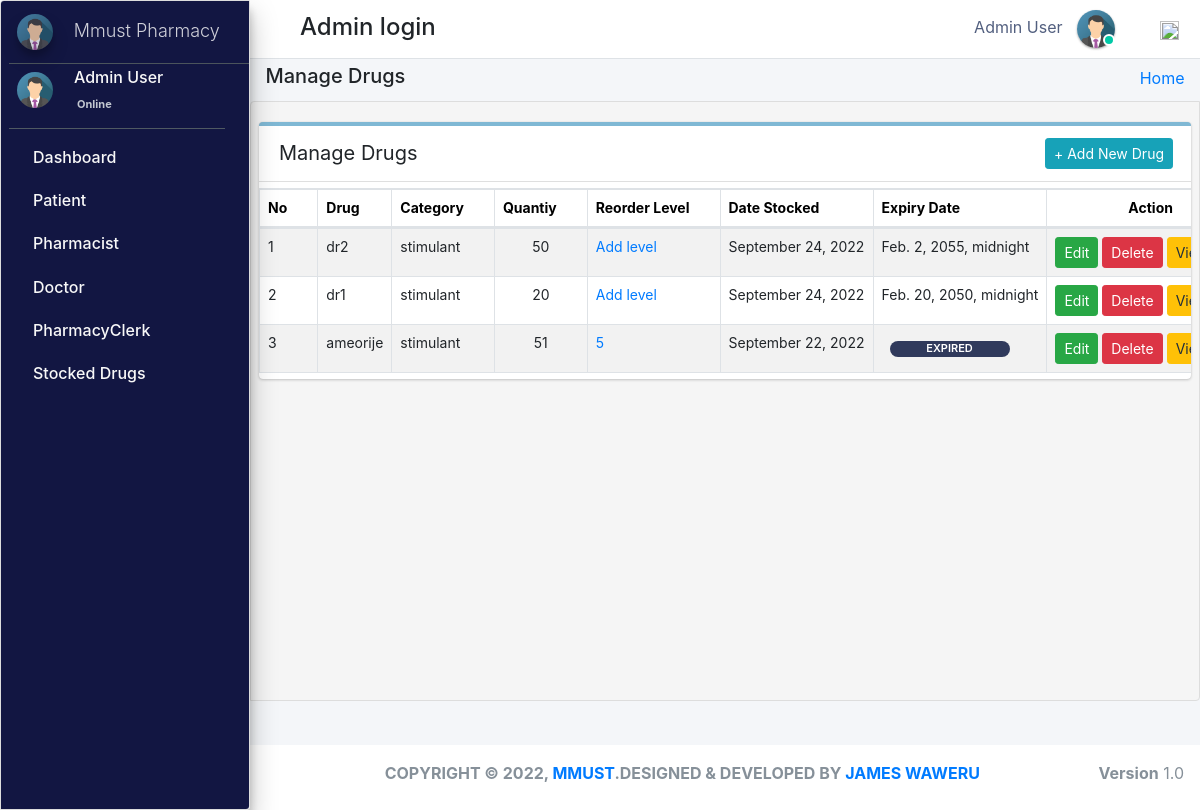
The page /admin_user/manage_stock/ (signed in) on the database as committed earlier.
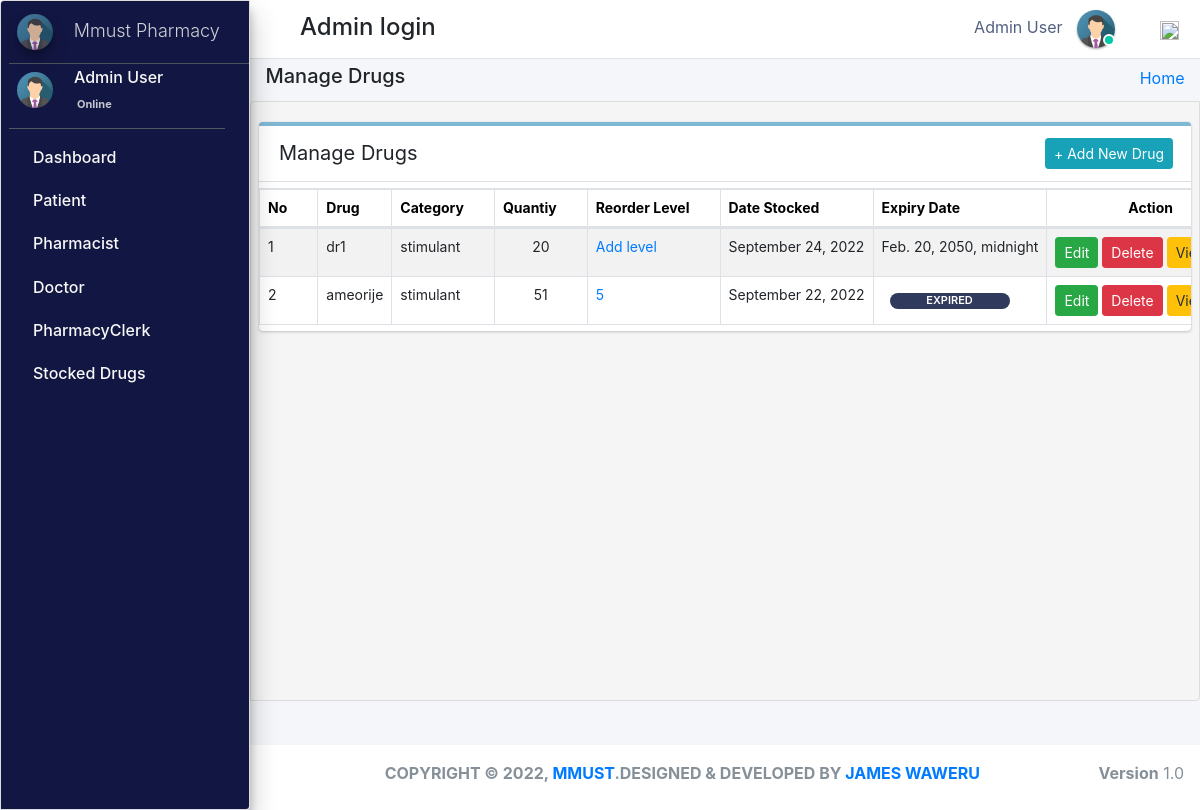
The same page on the database as committed later.
### pharmacy/models.py (models this page shows, shortened)
class Stock(models.Model):
    category = models.ForeignKey(Category,null=True,on_delete=models.CASCADE,blank=True)
    drug_imprint=models.CharField(max_length=6 ,blank=True, null=True)
    drug_name = models.CharField(max_length=50, blank=True, null=True)
    drug_color = models.CharField(max_length=50, blank=True, null=True)
    drug_shape = models.CharField(max_length=50, blank=True, null=True)
    quantity = models.IntegerField(default='0', blank=True, null=True)
    receive_quantity = models.IntegerField(default='0', blank=True, null=True)
    reorder_level = models.IntegerField(default='0', blank=True, null=True)
    manufacture= models.CharField(max_length=50, blank=True, null=True)
    last_updated = models.DateTimeField(auto_now_add=False, auto_now=True)
    timestamp = models.DateTimeField(auto_now_add=True, auto_now=False)
    drug_strength= models.CharField(max_length=10, blank=True, null=True)
    valid_from = models.DateTimeField(blank=True, null=True,default=timezone.now)
    valid_to = models.DateTimeField(blank=False, null=True)
    drug_description=models.TextField(blank=True,max_length=1000,null=True)
    drug_pic=models.ImageField(default="images2.png",null=True,blank=True)
    objects = ExpiredManager()

class Category(models.Model):
    name = models.CharField(max_length=50, blank=False, null=True)
    def __str__(self):
        return str(self.name)

### pharmacy/HODViews.py (the view)
# urls.py: path('admin_user/manage_stock/',HODViews.manageStock,name='manage_stock'),
def manage_stock(request):
    stocks = Stock.objects.all().order_by("-id")
    ex = Stock.objects.annotate(
        expired=ExpressionWrapper(
            Q(valid_to__lt=Now()), output_field=BooleanField())
    ).filter(expired=True)
    eo = Stock.objects.annotate(
        expired=ExpressionWrapper(
            Q(valid_to__lt=Now()), output_field=BooleanField())
    ).filter(expired=False)
    context = {
        "stocks": stocks,
        "expired": ex,
        "expa": eo,
        "title": "Manage Stocked Drugs"
    }
    return render(request, 'hod_templates/manage_stock.html', context)

### pharmacy/models.py (called while the page is built)
    def get_queryset(self):
        return super().get_queryset().annotate(
            expired=ExpressionWrapper(Q(valid_to__lt=Now()), output_field=BooleanField())
        )

### pharmacy/templates/hod_templates/manage_stock.html (shortened to what this page needs)
{% extends 'hod_templates/base_template.html'%} {% block page_title %}
<h5>Manage Drugs</h5>
{% endblock page_title %} {% block main_content %}
<section class="content">
    <div class="row">
        <div class="col-md-12">
            <div class="card manage sc">
                <div class="card-header">
                    <span>Manage Drugs</span>
                    <div class="card-tools d-flex">
                        <a class="btn btn-sm btn-info mr-2" href="{% url 'add_stock' %}" role="button">+ Add New Drug</a>
                    </div>
                </div>
                <table class="table table-bordered table-hover dataTable" id="plist">
                    <thead>
                        <tr>
                            <th>No</th>
                            <th>Drug</th>
                            <th>Category</th>
                            <th>Quantiy</th>
                            <th>Reorder Level</th>
                            <th>Date Stocked</th>
                            <th>Expiry Date</th>
                            <th class="text-center">Action</th>
                        </tr>
                    </thead>
                    <tbody>
                        {% for stock in stocks %}
                        <tr class="hov">
                            <td>{{forloop.counter}}</td>
                            <td>{{stock.drug_name}}</td>
                            <td>{{stock.category}}</td>
                            <td>
                                <span class="d-flex justify-content-center">
                                 {% if stock.quantity <= stock.reorder_level %}
                                <div  class="d-flex justify-content-center px-2 mt-2"style="background-color:#a00b80;;border-radius: 10px;font-size: 11px; width:70px;font-weight: 600;color: white;">{{stock.quantity}}</div>
                                {% else %}{{stock.quantity}}
                                {% endif %}</span>
                            </td>
                            <td>
                                {% if stock.reorder_level %}
                                <a href="{% url 'reorder_level' stock.id %}">{{stock.reorder_level}}</a></td>
                            {% else %}
                            <a href="{% url 'reorder_level' stock.id %}">Add level</a> {% endif %}
                            <td>{{stock.last_updated |date:"F d, Y"}}</td>
                            {% for expire in expired %} {% if stock.drug_name == expire.drug_name %}
                            <td class="">
                                <div style="background-color: rgb(48, 58, 92);border-radius: 10px;font-size: 11px; width:120px;font-weight: 600;color: white;" class="d-flex justify-content-center ml-2 mt-2 px-1 "> EXPIRED </div>
                            </td>
                            {% endif %} {% endfor %}
                            {% for expire in expa %} {% if stock.drug_name == expire.drug_name %}
                            <td>{{expire.valid_to}}</td>
                            {% endif %} {% endfor %}
                            <td class="d-flex justify-content-center">
                                <a href="{%url 'edit_drug' stock.id %}" class="btn btn-sm btn-success">Edit</a> &nbsp;
                                <a href="{%url 'delete_drug' stock.id %}" class="btn btn-sm btn-danger">Delete</a> &nbsp;
                                <a href="{% url 'drug_detail' stock.id %}" class="btn btn-sm btn-warning">View</a>
                            </td>
                        </tr>
                        {% endfor %}
                    </tbody>
                </table>
            </div>
        </div>
    </div>
</section>
{% endblock %}

Rows that differ between the two databases and show on the page:
removed Stock: drug_name "dr2", category "stimulant", quantity "50", reorder_level "Add level", last_updated "September 24, 2022", valid_to "Feb. 2, 2055, midnight"
